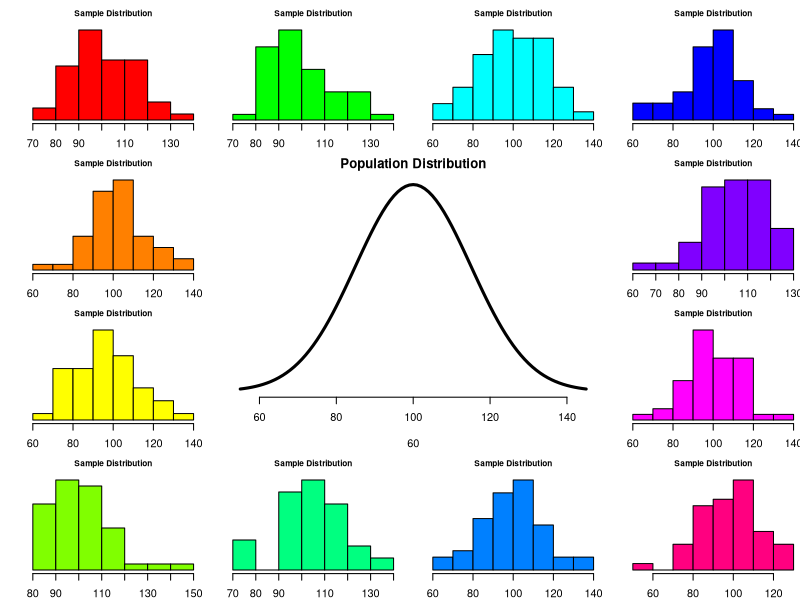
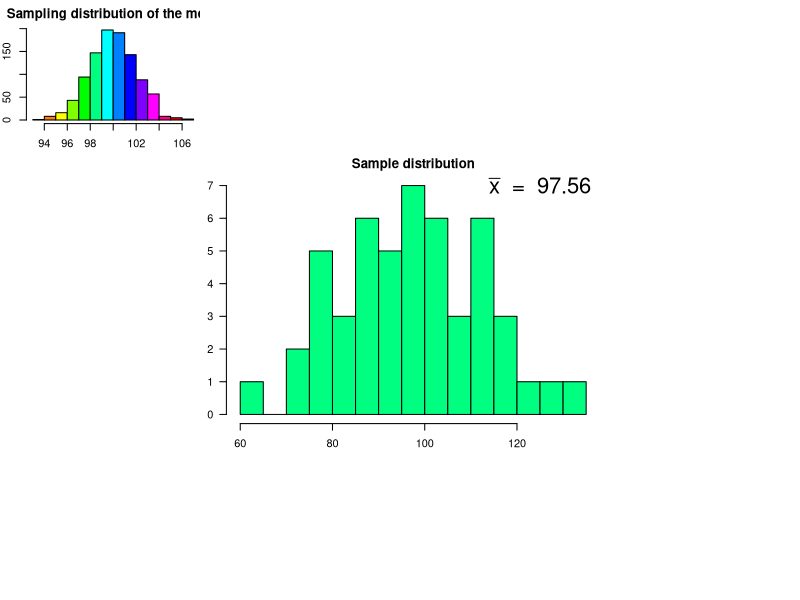

Write the R code that produced these figures, in order.
## ---- chunk 1
#| output-location: slide
#| code-line-numbers: "3-4|6-7|14"
set.seed(123)
layout(matrix(c(2:6,1,1,7:8,1,1,9:13), 4, 4))

n  <- 50    # Sample size
df <- n - 1 # Degrees of freedom

mu    <- 100
sigma <- 15

IQ <- seq(mu-45, mu+45, 1)

par(mar=c(4,2,2,0))  
plot(IQ, dnorm(IQ, mean = mu, sd = sigma), type='l', col="black", main = "Population Distribution", 
     lwd = 3, bty= "n", axes = FALSE, xlab = c(60, 140))
axis(1)

n.samples <- 12

for(i in 1:n.samples) {
  
  par(mar=c(2,2,2,0))  
  hist(rnorm(n, mu, sigma), main="Sample Distribution", xlab = c(60, 140),
       cex.axis=.5, col=rainbow(12)[i], cex.main = .75, las = 1, axes = FALSE)
axis(1)
  
}
## ---- chunk 2
x <- rnorm(n, mu, sigma); x
## ---- chunk 3
#| output-location: slide
hist(x, main = "Sample distribution", col = rainbow(12)[6], breaks = 15, las =1)
text(125, 7, bquote(bar(x) ~ " = " ~ .(round(mean(x),2))), cex = 2)
## ---- chunk 4
n.samples     <- 1000
mean.x.values <- vector()

for(i in 1:n.samples) {
  x <- rnorm(n, mu, sigma)
  mean.x.values[i] <- mean(x)
}
## ---- chunk 5
#| output-location: slide

hist(mean.x.values, 
     col  = rainbow(12),
     main = "Sampling distribution of the mean", 
     xlab = "1,000 sample means")
## ---- chunk 6
